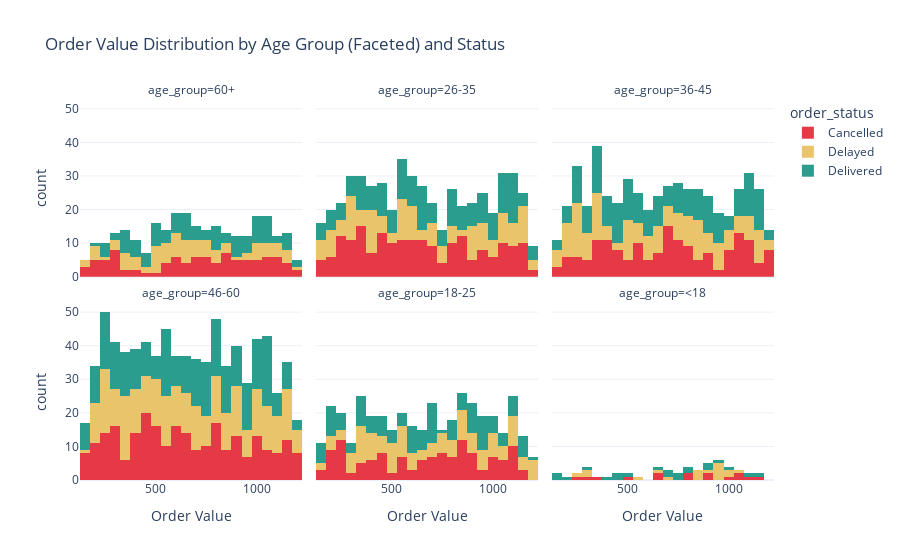

Notebook code cell kept with this figure:
### Code cell
dfdo["age_group"] = pd.cut(dfdo["customer_age"], bins=[0,18,25,35,45,60,100],
                         labels=["<18","18-25","26-35","36-45","46-60","60+"])

fig = px.histogram(
    dfdo, x="order_value", color="order_status",
    color_discrete_map=status_colors,
    facet_col="age_group", facet_col_wrap=3,
    nbins=30,
    title="Order Value Distribution by Age Group (Faceted) and Status",
    labels={"order_value":"Order Value"}
)
fig.update_layout(template=PLOT_TEMPLATE)
fig.show()

### Figure 1 — Plotly figure (JSON) as saved in the notebook; plotly's stock layout.template omitted (floating-point values rounded to 4 significant figures; data arrays with more than 128 entries replaced by an {"elided": "..."} marker saying what was removed)
{"data": [{"bingroup": "x", "hovertemplate": "order_status=Cancelled<br>age_group=60+<br>Order Value=%{x}<br>count=%{y}<extra></extra>", "legendgroup": "Cancelled", "marker": {"color": "#E63946", "pattern": {"shape": ""}}, "name": "Cancelled", "nbinsx": 30, "orientation": "v", "showlegend": true, "type": "histogram", "x": [497.5, 1198.0, 805.6, 604.9, 704.7, 736.6, 1168.0, 933.5, 815.1, 1078.0, 271.7, 678.0, 321.8, 842.9, 969.3, 696.8, 740.8, 264.9, 323.3, 1150.0, 580.2, 347.5, 595.6, 764.0, 889.7, 797.9, 1010.0, 577.7, 159.3, 277.7, 652.9, 728.8, 267.7, 993.2, 296.6, 866.0, 1057.0, 269.3, 1001.0, 1083.0, 882.6, 283.4, 653.4, 1084.0, 543.1, 1016.0, 857.7, 609.4, 313.5, 850.7, 627.7, 170.9, 183.2, 854.1, 869.5, 1116.0, 190.7, 179.5, 270.7, 1039.0, 743.9, 814.9, 152.6, 614.1, 568.0, 378.2, 707.4, 951.3, 628.6, 349.0, 1126.0, 313.1, 684.5, 772.3, 545.6, 962.8, 825.8, 877.8, 1028.0, 698.6, 190.9, 1093.0, 541.6, 293.9, 402.5, 1037.0, 904.1, 1144.0, 1058.0, 470.3, 1109.0, 967.5, 198.8, 987.9, 1197.0, 1074.0, 890.0], "xaxis": "x4", "yaxis": "y4"}, {"bingroup": "x", "hovertemplate": "order_status=Cancelled<br>age_group=26-35<br>Order Value=%{x}<br>count=%{y}<extra></extra>", "legendgroup": "Cancelled", "marker": {"color": "#E63946", "pattern": {"shape": ""}}, "name": "Cancelled", "nbinsx": 30, "orientation": "v", "showlegend": false, "type": "histogram", "x": {"elided": "197 float values"}, "xaxis": "x5", "yaxis": "y5"}, {"bingroup": "x", "hovertemplate": "order_status=Cancelled<br>age_group=36-45<br>Order Value=%{x}<br>count=%{y}<extra></extra>", "legendgroup": "Cancelled", "marker": {"color": "#E63946", "pattern": {"shape": ""}}, "name": "Cancelled", "nbinsx": 30, "orientation": "v", "showlegend": false, "type": "histogram", "x": {"elided": "170 float values"}, "xaxis": "x6", "yaxis": "y6"}, {"bingroup": "x", "hovertemplate": "order_status=Cancelled<br>age_group=46-60<br>Order Value=%{x}<br>count=%{y}<extra></extra>", "legendgroup": "Cancelled", "marker": {"color": "#E63946", "pattern": {"shape": ""}}, "name": "Cancelled", "nbinsx": 30, "orientation": "v", "showlegend": false, "type": "histogram", "x": {"elided": "260 float values"}, "xaxis": "x", "yaxis": "y"}, {"bingroup": "x", "hovertemplate": "order_status=Cancelled<br>age_group=18-25<br>Order Value=%{x}<br>count=%{y}<extra></extra>", "legendgroup": "Cancelled", "marker": {"color": "#E63946", "pattern": {"shape": ""}}, "name": "Cancelled", "nbinsx": 30, "orientation": "v", "showlegend": false, "type": "histogram", "x": {"elided": "134 float values"}, "xaxis": "x2", "yaxis": "y2"}, {"bingroup": "x", "hovertemplate": "order_status=Cancelled<br>age_group=<18<br>Order Value=%{x}<br>count=%{y}<extra></extra>", "legendgroup": "Cancelled", "marker": {"color": "#E63946", "pattern": {"shape": ""}}, "name": "Cancelled", "nbinsx": 30, "orientation": "v", "showlegend": false, "type": "histogram", "x": [791.6, 312.3, 1063.0, 1080.0, 1039.0, 1167.0, 924.1, 975.9, 516.6, 667.7, 637.6, 262.6, 342.1, 900.9, 777.3], "xaxis": "x3", "yaxis": "y3"}, {"bingroup": "x", "hovertemplate": "order_status=Delayed<br>age_group=60+<br>Order Value=%{x}<br>count=%{y}<extra></extra>", "legendgroup": "Delayed", "marker": {"color": "#E9C46A", "pattern": {"shape": ""}}, "name": "Delayed", "nbinsx": 30, "orientation": "v", "showlegend": true, "type": "histogram", "x": [810.2, 499.1, 668.9, 222.9, 722.5, 1061.0, 550.5, 541.1, 536.7, 796.3, 730.3, 576.3, 621.0, 628.4, 162.5, 556.4, 352.7, 343.5, 323.9, 1044.0, 569.0, 1121.0, 756.3, 332.9, 873.4, 691.1, 1102.0, 508.3, 417.4, 697.0, 964.5, 200.5, 870.6, 1034.0, 599.9, 634.0, 870.9, 770.5, 985.2, 594.1, 561.2, 586.0, 1002.0, 595.7, 647.2, 686.3, 1116.0, 303.8, 580.8, 338.2, 438.4, 1171.0, 801.1, 155.6, 1021.0, 1151.0, 984.2, 1049.0, 1133.0, 177.3, 506.4, 459.8, 243.7, 415.3, 1106.0, 514.1, 503.8, 1177.0, 488.3, 696.0, 824.3, 486.0, 770.6, 630.3, 513.9, 341.7, 751.0, 393.2, 918.3, 635.1, 213.9, 1007.0, 316.8, 656.3, 954.4, 377.6, 1136.0], "xaxis": "x4", "yaxis": "y4"}, {"bingroup": "x", "hovertemplate": "order_status=Delayed<br>age_group=26-35<br>Order Value=%{x}<br>count=%{y}<extra></extra>", "legendgroup": "Delayed", "marker": {"color": "#E9C46A", "pattern": {"shape": ""}}, "name": "Delayed", "nbinsx": 30, "orientation": "v", "showlegend": false, "type": "histogram", "x": {"elided": "155 float values"}, "xaxis": "x5", "yaxis": "y5"}, {"bingroup": "x", "hovertemplate": "order_status=Delayed<br>age_group=36-45<br>Order Value=%{x}<br>count=%{y}<extra></extra>", "legendgroup": "Delayed", "marker": {"color": "#E9C46A", "pattern": {"shape": ""}}, "name": "Delayed", "nbinsx": 30, "orientation": "v", "showlegend": false, "type": "histogram", "x": {"elided": "172 float values"}, "xaxis": "x6", "yaxis": "y6"}, {"bingroup": "x", "hovertemplate": "order_status=Delayed<br>age_group=46-60<br>Order Value=%{x}<br>count=%{y}<extra></extra>", "legendgroup": "Delayed", "marker": {"color": "#E9C46A", "pattern": {"shape": ""}}, "name": "Delayed", "nbinsx": 30, "orientation": "v", "showlegend": false, "type": "histogram", "x": {"elided": "269 float values"}, "xaxis": "x", "yaxis": "y"}, {"bingroup": "x", "hovertemplate": "order_status=Delayed<br>age_group=18-25<br>Order Value=%{x}<br>count=%{y}<extra></extra>", "legendgroup": "Delayed", "marker": {"color": "#E9C46A", "pattern": {"shape": ""}}, "name": "Delayed", "nbinsx": 30, "orientation": "v", "showlegend": false, "type": "histogram", "x": {"elided": "131 float values"}, "xaxis": "x2", "yaxis": "y2"}, {"bingroup": "x", "hovertemplate": "order_status=Delayed<br>age_group=<18<br>Order Value=%{x}<br>count=%{y}<extra></extra>", "legendgroup": "Delayed", "marker": {"color": "#E9C46A", "pattern": {"shape": ""}}, "name": "Delayed", "nbinsx": 30, "orientation": "v", "showlegend": false, "type": "histogram", "x": [853.1, 846.5, 939.8, 965.8, 1010.0, 549.8, 712.3, 297.8, 959.9, 319.7, 938.1, 656.8, 938.4, 872.9, 886.4, 1033.0, 235.4, 982.6], "xaxis": "x3", "yaxis": "y3"}, {"bingroup": "x", "hovertemplate": "order_status=Delivered<br>age_group=60+<br>Order Value=%{x}<br>count=%{y}<extra></extra>", "legendgroup": "Delivered", "marker": {"color": "#2A9D8F", "pattern": {"shape": ""}}, "name": "Delivered", "nbinsx": 30, "orientation": "v", "showlegend": true, "type": "histogram", "x": [1193.0, 901.8, 425.4, 1014.0, 543.6, 326.2, 404.6, 925.4, 759.1, 1041.0, 361.9, 514.3, 948.2, 332.4, 1008.0, 1062.0, 903.2, 401.6, 593.6, 488.9, 392.9, 577.4, 643.3, 1005.0, 478.0, 780.3, 891.0, 460.6, 651.6, 711.2, 851.8, 942.6, 1049.0, 419.6, 345.4, 816.7, 1026.0, 365.4, 537.6, 262.6, 788.0, 521.6, 1018.0, 668.3, 334.4, 820.6, 319.2, 988.9, 517.2, 652.0, 376.1, 1038.0, 446.0, 783.0, 982.6, 1171.0, 236.1, 785.2, 688.8, 974.4, 768.6, 504.2, 1066.0, 1065.0, 228.3, 873.2, 1085.0, 618.6, 222.0, 880.4, 426.3, 868.3, 973.0, 229.9, 636.9, 1129.0, 587.5, 300.8, 490.3, 1001.0, 543.5, 1178.0, 797.5, 720.9, 757.3, 634.1, 607.0, 1025.0, 558.3, 1136.0, 640.6, 1018.0, 703.1, 670.2, 576.9, 1136.0, 1103.0, 326.2, 911.8, 887.0, 1175.0], "xaxis": "x4", "yaxis": "y4"}, {"bingroup": "x", "hovertemplate": "order_status=Delivered<br>age_group=26-35<br>Order Value=%{x}<br>count=%{y}<extra></extra>", "legendgroup": "Delivered", "marker": {"color": "#2A9D8F", "pattern": {"shape": ""}}, "name": "Delivered", "nbinsx": 30, "orientation": "v", "showlegend": false, "type": "histogram", "x": {"elided": "178 float values"}, "xaxis": "x5", "yaxis": "y5"}, {"bingroup": "x", "hovertemplate": "order_status=Delivered<br>age_group=36-45<br>Order Value=%{x}<br>count=%{y}<extra></extra>", "legendgroup": "Delivered", "marker": {"color": "#2A9D8F", "pattern": {"shape": ""}}, "name": "Delivered", "nbinsx": 30, "orientation": "v", "showlegend": false, "type": "histogram", "x": {"elided": "192 float values"}, "xaxis": "x6", "yaxis": "y6"}, {"bingroup": "x", "hovertemplate": "order_status=Delivered<br>age_group=46-60<br>Order Value=%{x}<br>count=%{y}<extra></extra>", "legendgroup": "Delivered", "marker": {"color": "#2A9D8F", "pattern": {"shape": ""}}, "name": "Delivered", "nbinsx": 30, "orientation": "v", "showlegend": false, "type": "histogram", "x": {"elided": "273 float values"}, "xaxis": "x", "yaxis": "y"}, {"bingroup": "x", "hovertemplate": "order_status=Delivered<br>age_group=18-25<br>Order Value=%{x}<br>count=%{y}<extra></extra>", "legendgroup": "Delivered", "marker": {"color": "#2A9D8F", "pattern": {"shape": ""}}, "name": "Delivered", "nbinsx": 30, "orientation": "v", "showlegend": false, "type": "histogram", "x": {"elided": "130 float values"}, "xaxis": "x2", "yaxis": "y2"}, {"bingroup": "x", "hovertemplate": "order_status=Delivered<br>age_group=<18<br>Order Value=%{x}<br>count=%{y}<extra></extra>", "legendgroup": "Delivered", "marker": {"color": "#2A9D8F", "pattern": {"shape": ""}}, "name": "Delivered", "nbinsx": 30, "orientation": "v", "showlegend": false, "type": "histogram", "x": [690.7, 428.4, 908.2, 320.1, 1020.0, 964.3, 677.8, 502.1, 394.7, 1087.0, 819.7, 216.1, 162.8, 1143.0, 737.2, 431.0, 812.1, 734.3, 909.7, 164.2, 650.8], "xaxis": "x3", "yaxis": "y3"}], "layout": {"annotations": [{"font": {}, "showarrow": false, "text": "age_group=46-60", "x": 0.16, "xanchor": "center", "xref": "paper", "y": 0.465, "yanchor": "bottom", "yref": "paper"}, {"font": {}, "showarrow": false, "text": "age_group=18-25", "x": 0.5, "xanchor": "center", "xref": "paper", "y": 0.465, "yanchor": "bottom", "yref": "paper"}, {"font": {}, "showarrow": false, "text": "age_group=<18", "x": 0.84, "xanchor": "center", "xref": "paper", "y": 0.465, "yanchor": "bottom", "yref": "paper"}, {"font": {}, "showarrow": false, "text": "age_group=60+", "x": 0.16, "xanchor": "center", "xref": "paper", "y": 1.0, "yanchor": "bottom", "yref": "paper"}, {"font": {}, "showarrow": false, "text": "age_group=26-35", "x": 0.5, "xanchor": "center", "xref": "paper", "y": 1.0, "yanchor": "bottom", "yref": "paper"}, {"font": {}, "showarrow": false, "text": "age_group=36-45", "x": 0.84, "xanchor": "center", "xref": "paper", "y": 1.0, "yanchor": "bottom", "yref": "paper"}], "barmode": "relative", "legend": {"title": {"text": "order_status"}, "tracegroupgap": 0}, "title": {"text": "Order Value Distribution by Age Group (Faceted) and Status"}, "xaxis": {"anchor": "y", "domain": [0, 0.32], "title": {"text": "Order Value"}}, "xaxis2": {"anchor": "y2", "domain": [0.34, 0.66], "matches": "x", "title": {"text": "Order Value"}}, "xaxis3": {"anchor": "y3", "domain": [0.68, 1.0], "matches": "x", "title": {"text": "Order Value"}}, "xaxis4": {"anchor": "y4", "domain": [0, 0.32], "matches": "x", "showticklabels": false}, "xaxis5": {"anchor": "y5", "domain": [0.34, 0.66], "matches": "x", "showticklabels": false}, "xaxis6": {"anchor": "y6", "domain": [0.68, 1.0], "matches": "x", "showticklabels": false}, "yaxis": {"anchor": "x", "domain": [0, 0.465], "title": {"text": "count"}}, "yaxis2": {"anchor": "x2", "domain": [0, 0.465], "matches": "y", "showticklabels": false}, "yaxis3": {"anchor": "x3", "domain": [0, 0.465], "matches": "y", "showticklabels": false}, "yaxis4": {"anchor": "x4", "domain": [0.535, 1.0], "matches": "y", "title": {"text": "count"}}, "yaxis5": {"anchor": "x5", "domain": [0.535, 1.0], "matches": "y", "showticklabels": false}, "yaxis6": {"anchor": "x6", "domain": [0.535, 1.0], "matches": "y", "showticklabels": false}}}
